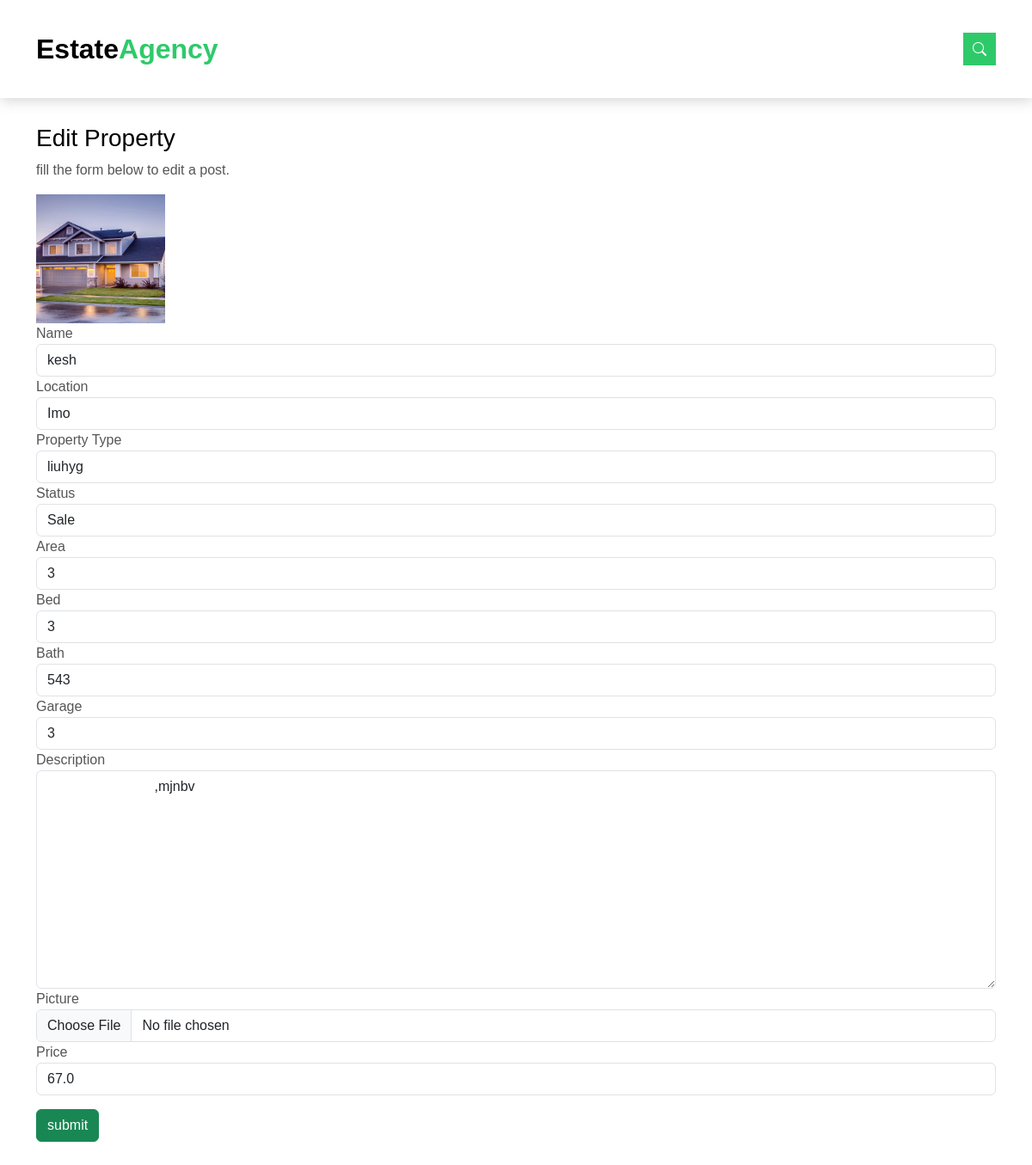
Screenshot of /users/edit/1 (signed in) with the database file from the repository.
### listing/models.py (models this page shows, shortened)
class Properties(models.Model):
    agent_id = models.ForeignKey(Users, on_delete=models.DO_NOTHING)
    name = models.CharField(max_length=255)
    location = models.CharField(max_length=255)
    ptype = models.CharField(max_length=255)
    status = models.CharField(max_length=255)
    area = models.IntegerField()
    bed = models.IntegerField()
    bath = models.IntegerField()
    garage = models.IntegerField()
    description = models.TextField()
    photo = models.ImageField(upload_to='post')
    price = models.FloatField()
    list_date = models.DateTimeField(default=datetime.now, blank=True)

### accounts/views.py (the view)
# urls.py: path('edit/<int:listing_id>', views.edit, name='edit'),
@login_required(login_url='login')
def edit(request, listing_id):
    if request.method == "POST":
        name = request.POST['name']
        location = request.POST['location']
        type = request.POST['type']
        status = request.POST['status']
        area = request.POST['area']
        bed = request.POST['bed']
        bath = request.POST['bath']
        garage = request.POST['garage']
        desc = request.POST['desc']
        price = request.POST['price']
        photo = request.FILES.get('file')
        agentid = request.user
        item = Properties.objects.get(id=listing_id)
        if not photo:
            item.name = name
            item.location = location
            item.ptype = type
            item.status = status
            item.area = area
            item.bed = bed
            item.bath = bath
            item.garage = garage
            item.description = desc
            item.price = price
            item.save()
            messages.success(request, "Property Updated")
            return redirect("/users/edit/" + str(listing_id))
        else:
            item.name = name
            item.location = location
            item.ptype = type
            item.status = status
            item.area = area
            item.bed = bed
            item.bath = bath
            item.garage = garage
            item.description = desc
            item.price = price
            item.photo = photo
            item.save()
            messages.success(request, "Property Updated")
            return redirect("/users/edit/" + str(listing_id))
    else:
        property = get_object_or_404(Properties, pk=listing_id)
        context = {
            "property": property
        }
        return render(request, 'accounts/edit.html', context)

### templates/accounts/edit.html (shortened to what this page needs)
{% extends 'basetwo.html' %}
{% block content %}
<main id="main">
    <section class="container" style="margin-top: 10%;">
        <div class="row">
            <div class="col-md-12">
                <h3>Edit Property</h3>
                <p>fill the form below to edit a post.</p>
            </div>
        </div>
        <div class="row">
            <div class="col-md-3">
                <img src="{{ property.photo.url }}" width="150" height="150" alt="">
            </div>
        </div>
        <div class="row">
            <div class="col-md-12">
                <form action="{% url "edit" property.id %}" method="POST" enctype="multipart/form-data">
                    <div class="form-group">
                        <label for="">Name</label>
                        <input type="text" class="form-control" name="name" id="" value="{{ property.name }}">
                    </div>
                    <div class="form-group">
                        <label for="">Location</label>
                        <input type="text" class="form-control" name="location" id="" value="{{ property.location }}">
                    </div>
                    <div class="form-group">
                        <label for="">Property Type</label>
                        <input type="text" class="form-control" name="type" id="" value="{{ property.ptype }}">
                    </div>
                    <div class="form-group">
                        <label for="">Status</label>
                        <select name="status" class="form-control" id="">
                            <option value="{{ property.status }}">{{ property.status }}</option>
                        </select>
                    </div>
                    <div class="form-group">
                        <label for="">Area</label>
                        <input type="text" class="form-control" name="area" id="" value="{{ property.area }}">
                    </div>
                    <div class="form-group">
                        <label for="">Bed</label>
                        <input type="text" class="form-control" name="bed" id="" value="{{ property.bed }}">
                    </div>
                    <div class="form-group">
                        <label for="">Bath</label>
                        <input type="text" class="form-control" name="bath" id="" value="{{ property.bath }}">
                    </div>
                    <div class="form-group">
                        <label for="">Garage</label>
                        <input type="text" class="form-control" name="garage" id="" value="{{ property.garage }}">
                    </div>
                    <div class="form-group">
                        <label for="">Description</label>
                        <textarea name="desc" id="" cols="30" rows="10" class="form-control">
                            {{ property.description }}
                        </textarea>
                    </div>
                    <div class="form-group">
                        <label for="">Picture</label>
                        <input type="file" class="form-control" name="file" id="">
                    </div>
                    <div class="form-group">
                        <label for="">Price</label>
                        <input type="number" class="form-control" name="price" id="" value="{{ property.price }}">
                    </div>
                    <div class="form-group mt-3">
                        <button class="btn btn-success">submit</button>
                    </div>
                </form><br><br>
            </div>
        </div>
    </section>
  </main>
{% endblock %}

### static/assets/css/style.css (style rules this page uses)
body { font-family: "Poppins", sans-serif; color: #555555; }
h1, h2, h3, h4, h5, h6 { color: #000000; }
.btn { transition: 0.5s ease; }

### rows the page displays
Properties: photo (picture), name "kesh", location "Imo", type "liuhyg", status "Sale", area "3", bed "3", bath "543", garage "3", desc ",mjnbv", price "67.0"
